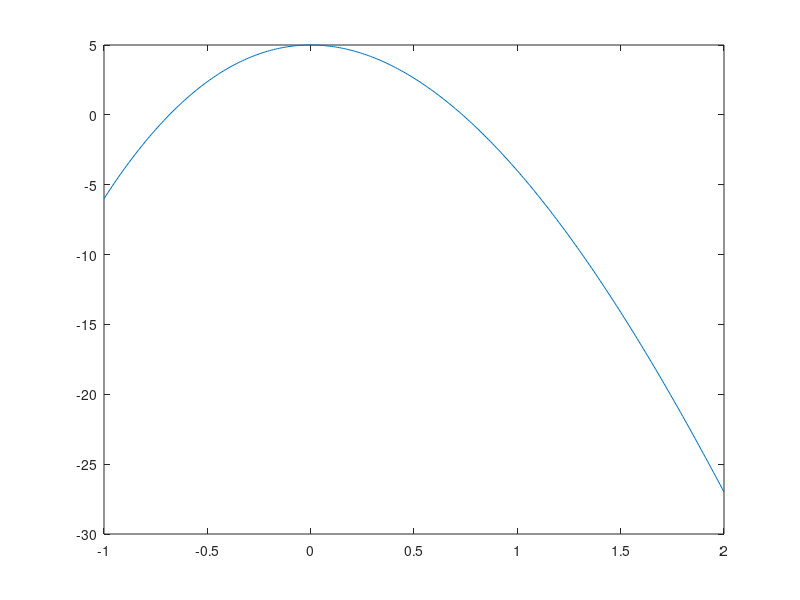

MATLAB code to generate this figure:
%% Newton Raphson Method
%% 이름 : 황찬준, 학번 : 201729183
clc; clear; close all;

f = @(x) x.^3 - 10*x.^2 + 5;
fx = @(x) 3*x.^2 - 20*x;

plot(-1:0.01:2, f(-1:0.01:2))

%%

x = 0.6;
ep = 1e-5;

if f(x) == 0
    disp('solution is the initial x')
end

for n = 1:1000
    
    x = x - f(x)/fx(x);
    
    if abs(f(x)) < ep
        [x,n]
        break;
    end
end